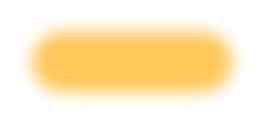
#> input picture Tests/AgentriseAppTests/Fixtures/art/bubble-glow-waiting.png, 132 x 62 px, given as the content of the folder Tests/AgentriseAppTests/Fixtures/art/bubble-glow-waiting.png, which was not available (shown 2 times larger)
$ python side-by-side.py ../Tests/AgentriseAppTests/Fixtures/art/bubble-glow-waiting.png ../Tests/AgentriseAppTests/Fixtures/art/building-cab-landscape.png ../Tests/AgentriseAppTests/Fixtures/art/building-cab-landscape.png
#> lines starting #> are read from the running program, lines starting #| are printed output that depends on the picture; pictures that were not available may be replaced by others from this repository, and a replacement may not be noted
#> in main, mac is the input picture: PIL image 132x62 RGBA; mean R, G, B, A 156.3, 118.5, 52.6, 87.4
# Copyright (c) 2026 Colin Tay
# SPDX-License-Identifier: MIT
"""Puts each ArtGallery scene rendered on macOS next to the same scene rendered on Windows.

    python3 scripts/side-by-side.py <macos dir> <windows dir> <out dir>

For every <scene>.png in the macOS directory, writes <out dir>/<scene>.png: the macOS render on the left, the
Windows one on the right, under a title. Small scenes are enlarged by a whole factor (nearest neighbour, so every
pixel stays visible) to make them easier to compare. Needs Pillow (CI pins the version).
"""

import sys
from pathlib import Path

from PIL import Image, ImageDraw, ImageFont

BACKGROUND = (0x0A, 0x0E, 0x26)
DIVIDER = (0x6A, 0x78, 0xD8)
TEXT = (0xE8, 0xEE, 0xFF)
GAP = 24
TITLE_HEIGHT = 56
TARGET_WIDTH = 1200  # enlarge until one side is about this wide (at most 4x)


def font(size):
    try:
        return ImageFont.load_default(size=size)
    except TypeError:  # Pillow without FreeType: the bitmap font
        return ImageFont.load_default()


def stitch(name, mac, win):
#> called with name = 'bubble-glow-waiting'
    scale = max(1, min(4, TARGET_WIDTH // max(mac.width, win.width)))
#> scale = 4
    if scale > 1:
        mac = mac.resize((mac.width * scale, mac.height * scale), Image.NEAREST)
#> mac: PIL image 528x248 RGBA
        win = win.resize((win.width * scale, win.height * scale), Image.NEAREST)
    width = mac.width + win.width + GAP * 3
#> width = 1128
    height = max(mac.height, win.height) + TITLE_HEIGHT + GAP * 2
#> height = 352
    out = Image.new("RGB", (width, height), BACKGROUND)
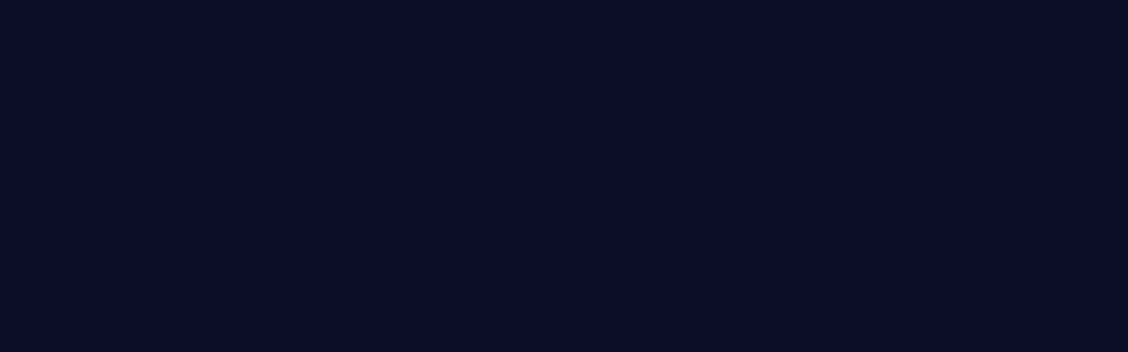
#> out: PIL image 1128x352 RGB; mean R, G, B 10, 14, 38
    draw = ImageDraw.Draw(out)
    zoom = f" (enlarged {scale}x)" if scale > 1 else ""
#> zoom = ' (enlarged 4x)'
    draw.text((GAP, 12), f"{name}{zoom}", fill=TEXT, font=font(22))
    left, right = GAP, GAP * 2 + mac.width
#> left = 24; right = 576
    draw.text((left, TITLE_HEIGHT - 14), "macOS (Core Graphics)", fill=TEXT, font=font(14))
    draw.text((right, TITLE_HEIGHT - 14), "Windows (Direct2D)", fill=TEXT, font=font(14))
    top = TITLE_HEIGHT + GAP
    out.paste(mac.convert("RGB"), (left, top))
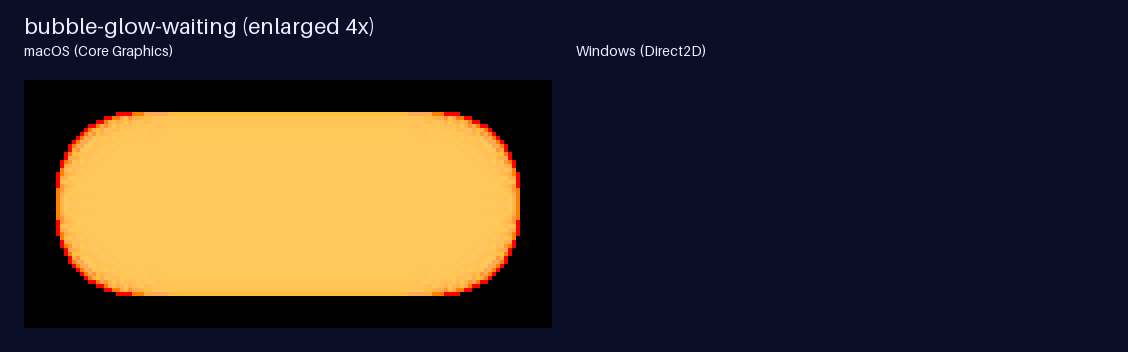
#> out: PIL image 1128x352 RGB; mean R, G, B 59.6, 49.9, 44.2
    out.paste(win.convert("RGB"), (right, top))
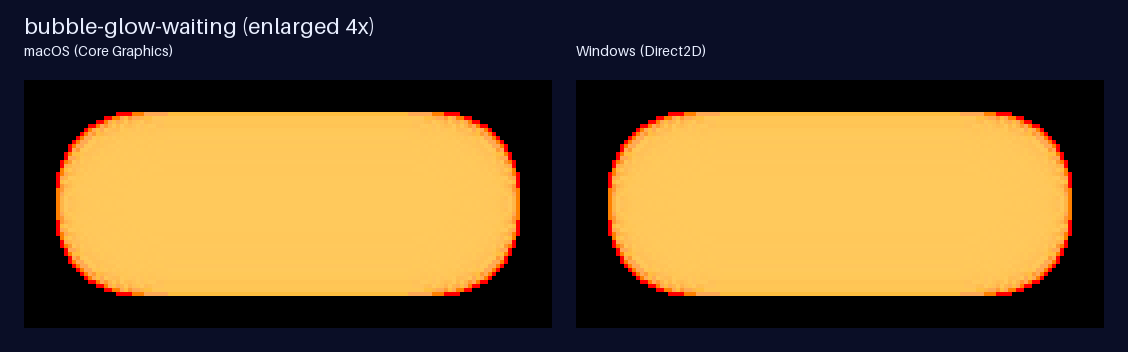
#> out: PIL image 1128x352 RGB; mean R, G, B 107.9, 84.3, 49
    x = left + mac.width + GAP // 2
#> x = 564
    draw.line([(x, TITLE_HEIGHT), (x, height - GAP // 2)], fill=DIVIDER, width=2)
    return out


def main(argv):
    if len(argv) != 4:
        print(__doc__.strip().splitlines()[2].strip(), file=sys.stderr)
        return 2
    mac_dir, win_dir, out_dir = (Path(a) for a in argv[1:])
    out_dir.mkdir(parents=True, exist_ok=True)
    scenes = sorted(p.name for p in mac_dir.glob("*.png"))
    missing = [s for s in scenes if not (win_dir / s).exists()]
    if not scenes or missing:
        print(f"no scenes in {mac_dir}" if not scenes else f"missing on Windows: {', '.join(missing)}", file=sys.stderr)
        return 1
    for s in scenes:
        with Image.open(mac_dir / s) as mac, Image.open(win_dir / s) as win:
            stitch(Path(s).stem, mac, win).save(out_dir / s)
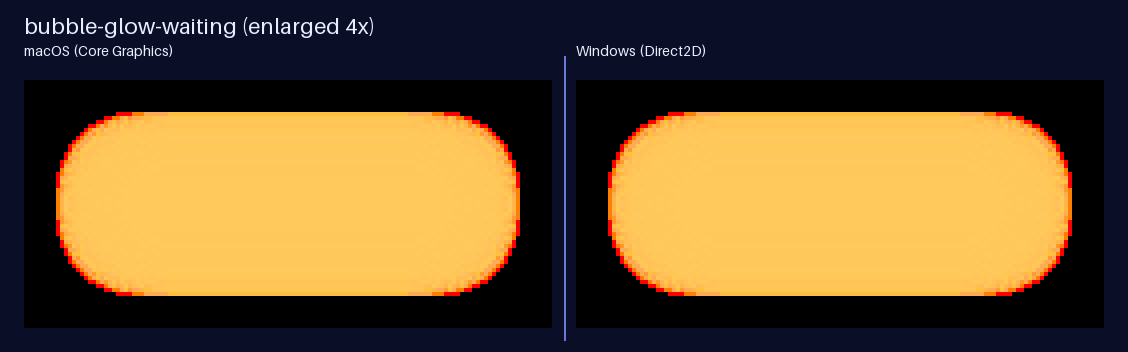
#> saved as bubble-glow-waiting.png: PIL image 1128x352 RGB; mean R, G, B 108, 84.5, 49.2
        print(f"side-by-side: {out_dir / s}")
    return 0


if __name__ == "__main__":
    sys.exit(main(sys.argv))
#> (the program exits here)
